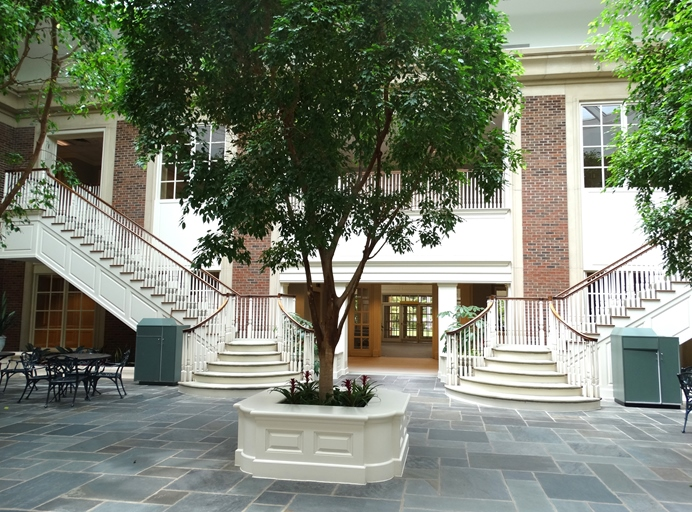
//> input picture Proj1/Question 1/im1.jpg, 692 x 512 px
$ ./question1 im1.jpg   (built with g++ and OpenCV 4)
//> lines starting //> are read from the running program, lines starting //| are printed output that depends on the picture
// Aluno: Samuel Venzi Lima Moneiro de Oliveira
// Matricula: 14/0162241

#include "opencv2/imgproc/imgproc.hpp"
#include "opencv2/highgui/highgui.hpp"
#include <iostream>
#include <opencv2/opencv.hpp>
#include <math.h>

cv::Mat changeRedBlue(cv::Mat src_img);
cv::Mat im_chscaledepth(cv::Mat src_img, int depth, float scale);

int main(int argc, char const *argv[])
{
	//std::cout << "Debug";

	cv::Mat src_img, proc_img;

	src_img = cv::imread(argv[1]);
//> src_img is the input picture: 512 rows x 692 cols, CV_8UC3; mean B, G, R 113.6, 129.9, 122.5
	if (!src_img.data)
	{
		std::cout << "Could not open image." << std::endl;
		return -1;
	}
	cv::imshow("Source", src_img);
	cv::waitKey(10);
	//proc_img = changeRedBlue(src_img);
	proc_img = im_chscaledepth(src_img, 5, 0.5);

	cv::imshow("Proc", proc_img);
	cv::waitKey();

	return 0;
}

cv::Mat changeRedBlue(cv::Mat src_img){
	cv::Mat proc_img;

	proc_img = src_img;
	for (int i = 0; i < src_img.cols; ++i)
	{
	 	for (int j = 0; j < src_img.rows; ++j)
		{
			proc_img.at<cv::Vec3b>(j,i)[0] = src_img.at<cv::Vec3b>(j,i)[2];    //troca das componentes
			proc_img.at<cv::Vec3b>(j,i)[2] = src_img.at<cv::Vec3b>(j,i)[0];
		}
	 }

	return proc_img;
}


cv::Mat im_chscaledepth(cv::Mat src_img, int depth, float scale){
//> called with depth = 5, scale = 0.5
	cv::Mat proc_img;
	int depth_range, n_levels;

	n_levels = pow(2,depth);
	depth_range = 256/n_levels;

	proc_img = src_img;

	for (int i = 0; i < src_img.cols; ++i)
	{
		for (int j = 0; j < src_img.rows; ++j)
		{
			for (int k = 0; k < 3; ++k)
			{
				int level;
				level = proc_img.at<cv::Vec3b>(j,i)[k]/depth_range;       //mudanca de niveis de brilho
				proc_img.at<cv::Vec3b>(j,i)[k] = level*(255/(n_levels-1));
			}
		}
	}

	int n_cols, n_rows, x, y, new_x, new_y;

	x = src_img.cols;
//> x = 692
	y = src_img.rows;
//> y = 512
	new_x = x*scale;
//> new_x = 346
	new_y = y*scale;
//> new_y = 256

	cv::Mat resized_cols = cv::Mat(y, new_x, CV_8UC(3));
	cv::Mat resized_img = cv::Mat(new_y, new_x, CV_8UC(3));

	for (int i = 0; i < src_img.cols; ++i)
	{
		for (int j = 0; j < src_img.rows; ++j)
		{
			for (int k = 0; k < 3; ++k)
			{														//redimensionamento
				int aux_i;
				aux_i = (int)(scale*i);
				if (aux_i < new_x)
					resized_cols.at<cv::Vec3b>(j,aux_i)[k] = proc_img.at<cv::Vec3b>(j,i)[k];
			}
		}
	}
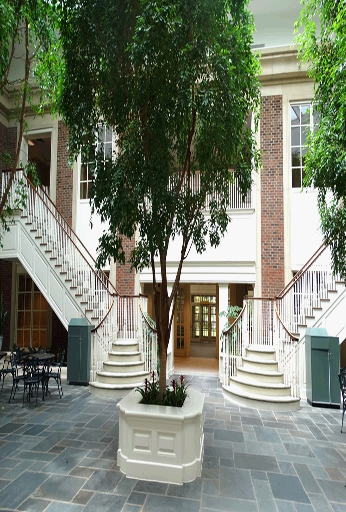
//> resized_cols: 512 rows x 346 cols, CV_8UC3; mean B, G, R 109.9, 126.2, 118.8

	if (scale > 1)
	{
		for (int i = 0; i < resized_cols.cols; ++i)
		{
			int sum = 0;
			for (int lines = 0; lines < resized_cols.rows; ++lines)
			{
				sum += resized_cols.at<cv::Vec3b>(lines,i)[0];
			}
			for (int j = 0; j < resized_cols.rows; ++j)
			{
				for (int k = 0; k < 3; ++k)
				{
					if (sum == 0)
					{
						resized_cols.at<cv::Vec3b>(j,i)[k] = resized_cols.at<cv::Vec3b>(j,i-1)[k];
					}
				}
			}
		}
	}


	for (int i = 0; i < resized_cols.rows; ++i)
	{
		for (int j = 0; j < resized_cols.cols; ++j)
		{
			for (int k = 0; k < 3; ++k)
			{
				int aux_i;
				aux_i = (int)(scale*i);
				if (aux_i < new_y)
					resized_img.at<cv::Vec3b>(aux_i,j)[k] = resized_cols.at<cv::Vec3b>(i,j)[k];
			}
		}
	}
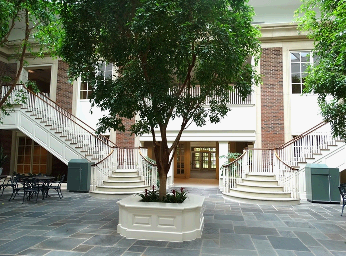
//> resized_img: 256 rows x 346 cols, CV_8UC3; mean B, G, R 110, 126.3, 118.8

	if (scale > 1)
	{
		for (int i = 0; i < resized_img.rows; ++i)
		{
			int sum = 0;
			for (int columns = 0; columns < resized_img.cols; ++columns)
			{
				sum += resized_img.at<cv::Vec3b>(i,columns)[0];
			}
			for (int j = 0; j < resized_img.cols; ++j)
			{
				for (int k = 0; k < 3; ++k)
				{
					if (sum == 0)
					{
						resized_img.at<cv::Vec3b>(i,j)[k] = resized_img.at<cv::Vec3b>(i-1,j)[k];
					}
				}
			}
		}
	}


	return resized_img;
}
